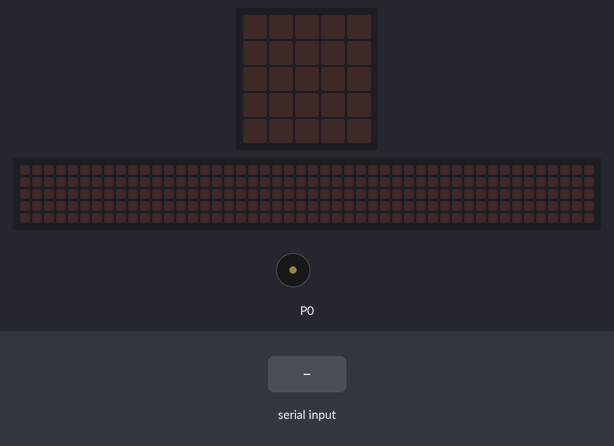
A program run on a simulated BBC micro:bit (MakeCode). On the bench: the board's 5×5 LED display, a strip that is not on the board, showing the scrolling text unrolled, buzzer (waves = sounding). Inputs (shaded band) come from the test bench. The 48×5 strip is a reading aid, not a part: it shows the text the display is scrolling, unrolled, one strip-width of it at a time.

Above: at 1.2 s.
1.3 s: "None" typed at the serial console, then Enter
At 1.44 s:
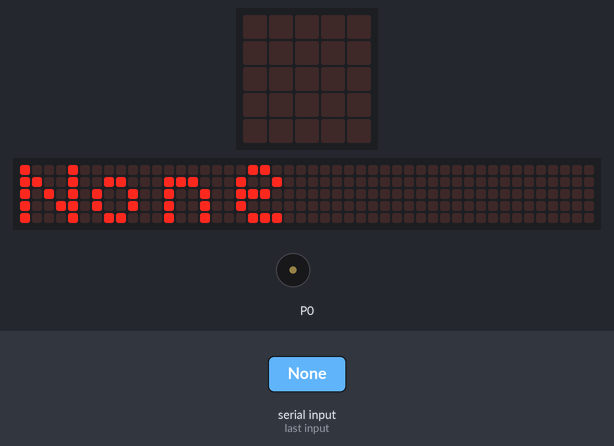
At 1.89 s:
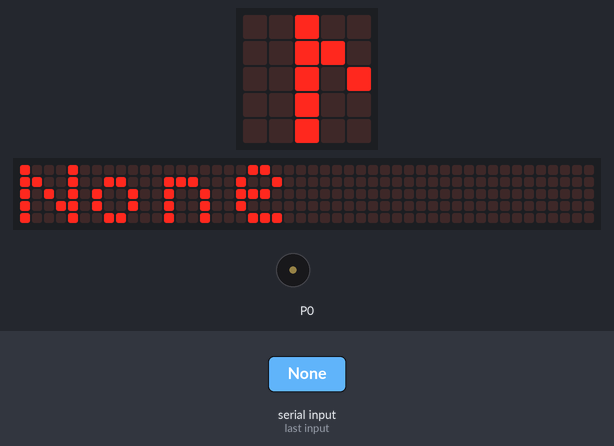
4.3 s: "blackCup" typed at the serial console, then Enter
At 11.6 s:
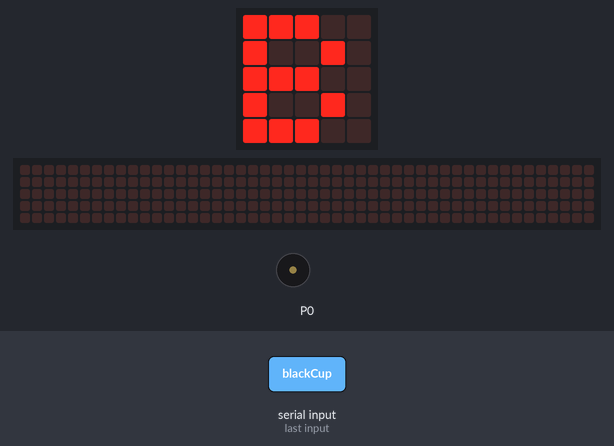
Timing chart, 0 to 13.1 s (numbered marks = the images above; inputs shaded):
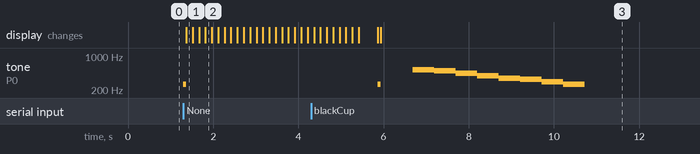

Measured:
- after the input at 1.3 s, tone on P0: silent → 262 Hz at once, → silent 0.06 s later; the display: changes after 0.07 s (image 1)
- after the input at 4.3 s, tone on P0: plays 262 Hz for 0.06 s, 523 Hz for 0.51 s, 494 Hz for 0.51 s, 440 Hz for 0.51 s, 392 Hz for 0.51 s, 349 Hz for 0.51 s … (9 notes in this stretch), starting after 1.6 s; the display: first differs from a run without the input after 1.6 s (image 3)

The program:

main.ts
```typescript
/**
 * Change the "Class 1" bubbles in the if statements to the same names as the classes you made on Teachable Machine.
 *
 * Spaces, spelling and capitalization matters!
 *
 * Class names can't be longer than 12 characters.
 */
/**
 * Anything you put inside these if statements will be activated when the micro:bit receives that class name from the https://microbitai.inventor.city
 *
 *  vision recognition website
 */
/**
 * Click on the + to add more classes, and the - to delete them
 *
 * Just duplicate this <SerialData = " "> hexagon and place it into the  new else if statement
 */
// This block listens to the website for your class names, and saves them as a variable
serial.onDataReceived(serial.delimiters(Delimiters.NewLine), function () {
    SerialData = serial.readUntil(serial.delimiters(Delimiters.NewLine))
    music.playTone(262, music.beat(BeatFraction.Eighth))
    // This If statement checks that variable with the class name, and if it matches the class name you entered, it will activate the code within that block
    if (SerialData == "blackCup") {
        basic.showString("B")
        music.play(music.stringPlayable("C5 B A G F E D C ", 120), music.PlaybackMode.UntilDone)
    } else if (SerialData == "stainlessCup") {
        basic.showString("S")
        music.play(music.stringPlayable("C D E F G A B C5 ", 120), music.PlaybackMode.UntilDone)
    } else if (SerialData == "transCup") {
        basic.showString("T")
        music.play(music.stringPlayable("C5 G B A F A C5 B ", 120), music.PlaybackMode.UntilDone)
    } else if (SerialData == "None") {
        basic.showString("None")
    }
})
let SerialData = ""
serial.redirectToUSB()
```

test.ts
```typescript
// 在這裡測試；當此封包作為擴充功能時，將不會編譯此內容。
```
